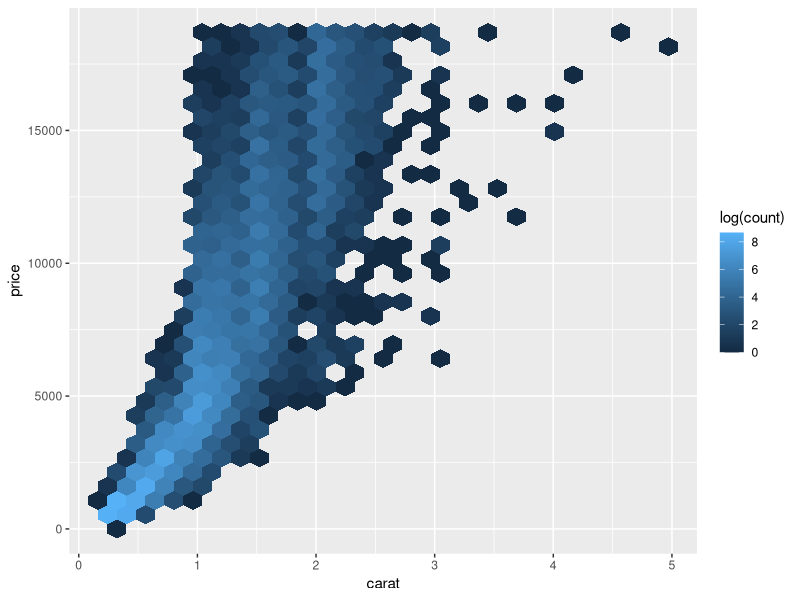

Write the R code that produced this figure.
## ---- chunk 1
knitr::opts_chunk$set(echo = FALSE)
## ---- chunk 2
library(ggplot2)

ggplot(diamonds, aes(x = carat, y = price, fill = log(..count..))) + geom_hex()
